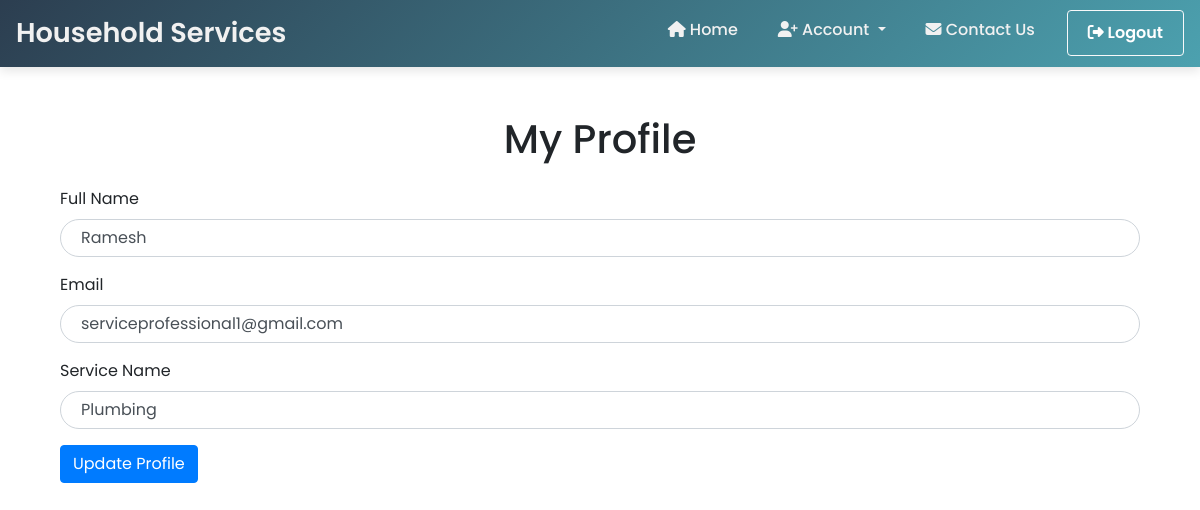
/my_profile (signed in), run on the app's committed database.
### website/models.py (models this page shows, shortened)
class Professional(db.Model, UserMixin):
    email = db.Column(db.String(100), unique=True, nullable=False,primary_key=True)
    password = db.Column(db.String(100), nullable=False)
    full_name = db.Column(db.String(100), nullable=False)
    role = db.Column(db.String(20), nullable=False)
    service_name = db.Column(db.String(100),db.ForeignKey('service.name'), nullable=True)
    address = db.Column(db.String(200), nullable=True)
    date_created = db.Column(db.DateTime, default=db.func.current_timestamp())
    approved = db.Column(db.Boolean, default=False)

### website/proff.py (the view, shortened to what this page needs)
@proff.route('/my_profile', methods=['GET', 'POST'])
@login_required
def professional_profile():
    return render_template('professional_profile.html', professional=current_user)

### website/templates/professional_profile.html (shortened to what this page needs)
{% extends "base.html" %}
{% block content %}
<div class="container mt-5">
    <h1 class="text-center mb-4">My Profile</h1>
    <form action="{{ url_for('proff.professional_profile') }}" method="POST">
        <div class="mb-3">
            <label for="full_name" class="form-label">Full Name</label>
            <input type="text" name="full_name" id="full_name" class="form-control" value="{{ professional.full_name }}" required>
        </div>
        <div class="mb-3">
            <label for="email" class="form-label">Email</label>
            <input type="email" name="email" id="email" class="form-control" value="{{ professional.email }}" required>
        </div>
        <div class="mb-3">
            <label for="service_name" class="form-label">Service Name</label>
            <input type="text" name="service_name" id="service_name" class="form-control" value="{{ professional.service_name }}" required>
        </div>
        <button type="submit" class="btn btn-primary">Update Profile</button>
    </form>
</div>
{% endblock %}

### website/static/css/base.css (style rules this page uses)
body { font-family: 'Poppins', sans-serif; }
.form-control { border-radius: 30px; padding: 12px 20px; font-size: 1rem; }

### data on the page
Professional: full_name "Ramesh", email "serviceprofessional1@gmail.com", service_name "Plumbing"
